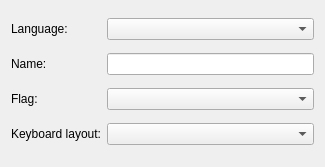
<ui version="4.0" >
 <class>LanguagePage</class>
 <widget class="QWidget" name="LanguagePage" >
  <property name="geometry" >
   <rect>
    <x>0</x>
    <y>0</y>
    <width>325</width>
    <height>167</height>
   </rect>
  </property>
  <property name="windowTitle" >
   <string>Form</string>
  </property>
  <layout class="QGridLayout" >
   <item row="0" column="0" >
    <widget class="QLabel" name="localeSelectionLabel" >
     <property name="text" >
      <string>Language:</string>
     </property>
    </widget>
   </item>
   <item row="0" column="1" >
    <widget class="QComboBox" name="localeComboBox" />
   </item>
   <item row="1" column="0" >
    <widget class="QLabel" name="nameLabel" >
     <property name="text" >
      <string>Name:</string>
     </property>
     <property name="buddy" >
      <cstring>identifierNameLineEdit</cstring>
     </property>
    </widget>
   </item>
   <item row="1" column="1" >
    <widget class="QLineEdit" name="identifierNameLineEdit" />
   </item>
   <item row="2" column="0" >
    <widget class="QLabel" name="iconSelectionLabel" >
     <property name="text" >
      <string>Flag:</string>
     </property>
    </widget>
   </item>
   <item row="2" column="1" >
    <widget class="QComboBox" name="iconComboBox" />
   </item>
   <item row="3" column="0" >
    <widget class="QLabel" name="keyboardLayoutLabel" >
     <property name="text" >
      <string>Keyboard layout:</string>
     </property>
    </widget>
   </item>
   <item row="3" column="1" >
    <widget class="QComboBox" name="keyboardLayoutComboBox" />
   </item>
  </layout>
 </widget>
 <resources/>
 <connections/>
</ui>
